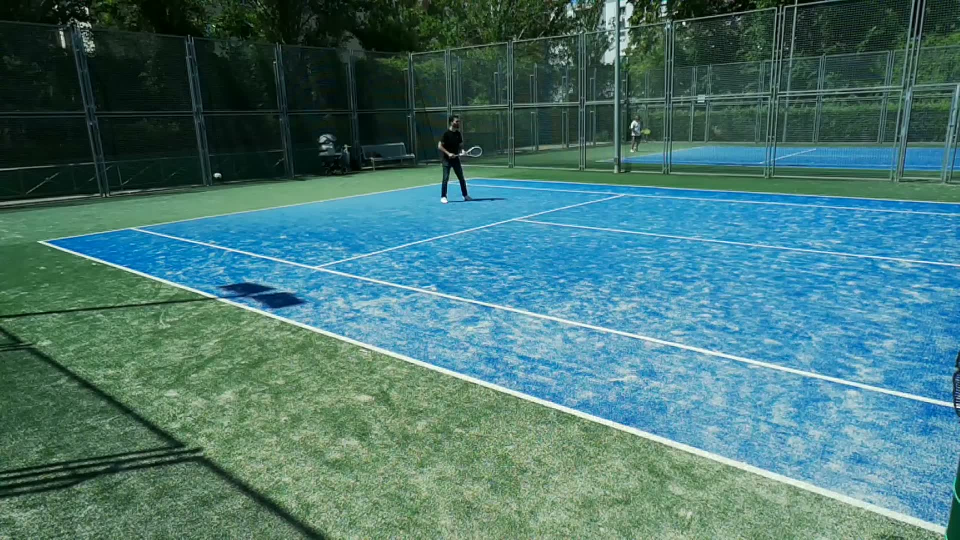
#> input picture tools/imgz/cam1_frame.jpg, 1920 x 1080 px (shown at 1/2 size)
$ python label_court.py --images ../../tools/imgz
#> lines starting #> are read from the running program, lines starting #| are printed output that depends on the picture
#!/usr/bin/env python3
"""Etiquetador de keypoints de MEDIA pista para YOLOv8-pose.

Para cada imagen, haz clic en los 13 keypoints EN ORDEN. La barra de estado
indica cuál toca. Genera etiquetas en formato YOLO-pose:

    0 cx cy w h  x1 y1 v1  x2 y2 v2 ... x13 y13 v13      (todo normalizado 0-1)

donde v = 2 (visible) o 0 (no visible / ocluido).

Teclas:
    click izq : coloca el keypoint actual (visible, v=2)
    n         : marca el keypoint actual como NO visible (v=0) y avanza
    u         : deshacer último
    g         : guardar y siguiente imagen
    s         : saltar imagen (no guardar)
    q         : salir

Uso:
    python label_court.py --images dataset/raw/left --out dataset --split train
"""
import argparse
import glob
import os
import shutil

import cv2

KEYPOINTS = [
    "left_baseline_top_doubles", "left_baseline_top_singles",
    "left_baseline_bottom_singles", "left_baseline_bottom_doubles",
    "left_service_top_singles", "left_service_T", "left_service_bottom_singles",
    "right_service_top_singles", "right_service_T", "right_service_bottom_singles",
    "right_baseline_top_doubles", "right_baseline_top_singles",
    "right_baseline_bottom_singles", "right_baseline_bottom_doubles",
    "net_top_doubles", "net_top_singles", "net_center",
    "net_bottom_singles", "net_bottom_doubles",
]
K = len(KEYPOINTS)


def label_image(img):
    pts = []   # (x, y, v)
    state = {"cur": 0}

    def redraw():
        disp = img.copy()
        for i, (x, y, v) in enumerate(pts):
            if v > 0:
                cv2.circle(disp, (int(x), int(y)), 5, (0, 0, 255), -1)
                cv2.putText(disp, str(i), (int(x) + 6, int(y) - 6),
                            cv2.FONT_HERSHEY_SIMPLEX, 0.6, (0, 255, 255), 2)
        msg = (f"[{len(pts)}/{K}] siguiente: "
               f"{KEYPOINTS[state['cur']] if state['cur'] < K else 'COMPLETO'}")
        cv2.rectangle(disp, (0, 0), (820, 30), (0, 0, 0), -1)
        cv2.putText(disp, msg, (8, 22), cv2.FONT_HERSHEY_SIMPLEX, 0.6,
                    (255, 255, 255), 1)
        cv2.imshow("label", disp)

    def on_mouse(event, x, y, flags, param):
        if event == cv2.EVENT_LBUTTONDOWN and state["cur"] < K:
            pts.append((float(x), float(y), 2))
            state["cur"] += 1
            redraw()

    cv2.namedWindow("label", cv2.WINDOW_NORMAL)
    cv2.setMouseCallback("label", on_mouse)
    redraw()
    while True:
        key = cv2.waitKey(20) & 0xFF
        if key == ord("n") and state["cur"] < K:
            pts.append((0.0, 0.0, 0)); state["cur"] += 1; redraw()
        elif key == ord("u") and pts:
            pts.pop(); state["cur"] -= 1; redraw()
        elif key == ord("g"):
            return pts if len(pts) == K else None
        elif key == ord("s"):
            return "skip"
        elif key == ord("q"):
            return "quit"


def to_label(pts, w, h):
    xs = [p[0] for p in pts if p[2] > 0]
    ys = [p[1] for p in pts if p[2] > 0]
    if not xs:
        return None
    x1, x2, y1, y2 = min(xs), max(xs), min(ys), max(ys)
    pad = 0.02
    cx = ((x1 + x2) / 2) / w
    cy = ((y1 + y2) / 2) / h
    bw = min(1.0, (x2 - x1) / w + 2 * pad)
    bh = min(1.0, (y2 - y1) / h + 2 * pad)
    parts = [f"0 {cx:.6f} {cy:.6f} {bw:.6f} {bh:.6f}"]
    for (x, y, v) in pts:
        parts.append(f"{x / w:.6f} {y / h:.6f} {v}")
    return " ".join(parts)


def main():
    ap = argparse.ArgumentParser()
    ap.add_argument("--images", required=True, help="carpeta con frames a etiquetar")
    ap.add_argument("--out", default="dataset", help="raíz del dataset YOLO")
    ap.add_argument("--split", default="train", choices=["train", "val"])
    ap.add_argument("--sample", type=int, default=0,
                    help="etiquetar solo N frames repartidos uniformemente (0 = todos)")
    ap.add_argument("--start", type=int, default=0, help="saltar los primeros N frames")
    args = ap.parse_args()

    img_dir = os.path.join(args.out, "images", args.split)
    lbl_dir = os.path.join(args.out, "labels", args.split)
    os.makedirs(img_dir, exist_ok=True)
    os.makedirs(lbl_dir, exist_ok=True)

    files = sorted(glob.glob(os.path.join(args.images, "*.jpg")) +
                   glob.glob(os.path.join(args.images, "*.png")))
    files = files[args.start:]
    if args.sample and len(files) > args.sample:
        step = len(files) / args.sample
        files = [files[int(i * step)] for i in range(args.sample)]
    print(f"{len(files)} imágenes a etiquetar. Teclas: click=punto, n=no-visible, "
          f"u=undo, g=guardar, s=saltar, q=salir")
    for f in files:
        img = cv2.imread(f)
#> img is the input picture: shape (1080, 1920, 3); mean B, G, R 114.9, 117.4, 72.1
        if img is None:
            continue
        h, w = img.shape[:2]
#> h = 1080; w = 1920
        res = label_image(img)
#> in redraw, `cv2.putText(disp, msg, (8, 22), cv2.FONT_HERSHEY_SIMPLEX, 0.6, (255, 2..`:
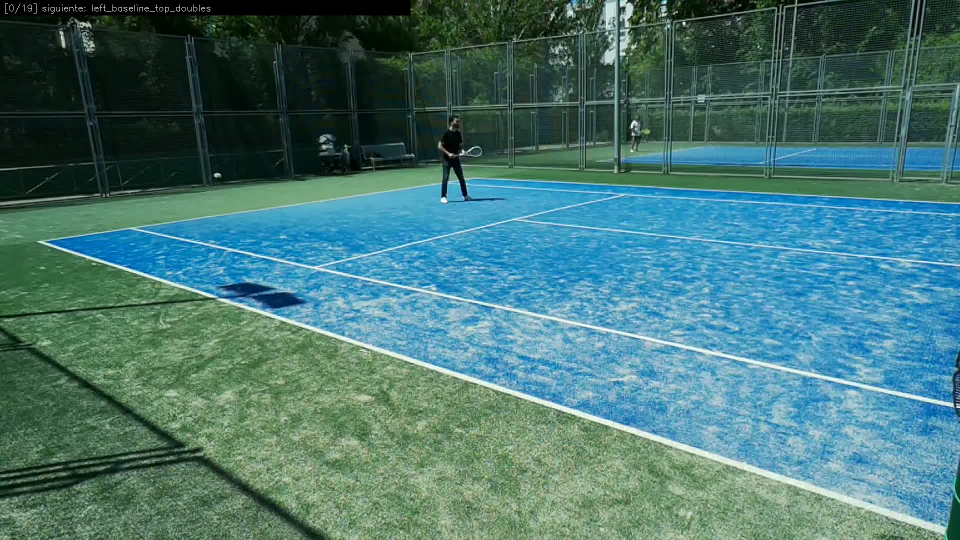
#> disp: shape (1080, 1920, 3) (shown at 1/2 size); mean of channels 0, 1, 2 114.9, 117.2, 72; drawn as B, G, R
#> (key q is pressed here)
#> res = 'quit'
        if res == "quit":
            break
        if res == "skip" or res is None:
            continue
        label = to_label(res, w, h)
        if label is None:
            continue
        name = os.path.splitext(os.path.basename(f))[0]
        shutil.copy(f, os.path.join(img_dir, os.path.basename(f)))
        with open(os.path.join(lbl_dir, name + ".txt"), "w") as fh:
            fh.write(label + "\n")
        print("guardado", name)
    cv2.destroyAllWindows()


if __name__ == "__main__":
    main()
